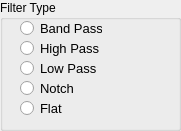
               <widget class="QGroupBox" name="groupBoxFilterType_2">
                <property name="geometry">
                 <rect>
                  <x>210</x>
                  <y>270</y>
                  <width>181</width>
                  <height>131</height>
                 </rect>
                </property>
                <property name="title">
                 <string>Filter Type</string>
                </property>
                <widget class="QRadioButton" name="radioButtonBandPassLI">
                 <property name="geometry">
                  <rect>
                   <x>20</x>
                   <y>20</y>
                   <width>82</width>
                   <height>17</height>
                  </rect>
                 </property>
                 <property name="font">
                  <font>
                   <pointsize>10</pointsize>
                  </font>
                 </property>
                 <property name="text">
                  <string>Band Pass</string>
                 </property>
                </widget>
                <widget class="QRadioButton" name="radioButtonHighPassLI">
                 <property name="geometry">
                  <rect>
                   <x>20</x>
                   <y>40</y>
                   <width>82</width>
                   <height>17</height>
                  </rect>
                 </property>
                 <property name="font">
                  <font>
                   <pointsize>10</pointsize>
                  </font>
                 </property>
                 <property name="text">
                  <string>High Pass</string>
                 </property>
                </widget>
                <widget class="QRadioButton" name="radioButtonLowPassLI">
                 <property name="geometry">
                  <rect>
                   <x>20</x>
                   <y>60</y>
                   <width>82</width>
                   <height>17</height>
                  </rect>
                 </property>
                 <property name="font">
                  <font>
                   <pointsize>10</pointsize>
                  </font>
                 </property>
                 <property name="text">
                  <string>Low Pass</string>
                 </property>
                </widget>
                <widget class="QRadioButton" name="radioButtonNotchLI">
                 <property name="geometry">
                  <rect>
                   <x>20</x>
                   <y>80</y>
                   <width>82</width>
                   <height>17</height>
                  </rect>
                 </property>
                 <property name="font">
                  <font>
                   <pointsize>10</pointsize>
                  </font>
                 </property>
                 <property name="text">
                  <string>Notch</string>
                 </property>
                </widget>
                <widget class="QRadioButton" name="radioButtonFlatLI">
                 <property name="geometry">
                  <rect>
                   <x>20</x>
                   <y>100</y>
                   <width>82</width>
                   <height>17</height>
                  </rect>
                 </property>
                 <property name="font">
                  <font>
                   <pointsize>10</pointsize>
                  </font>
                 </property>
                 <property name="text">
                  <string>Flat</string>
                 </property>
                </widget>
               </widget>
